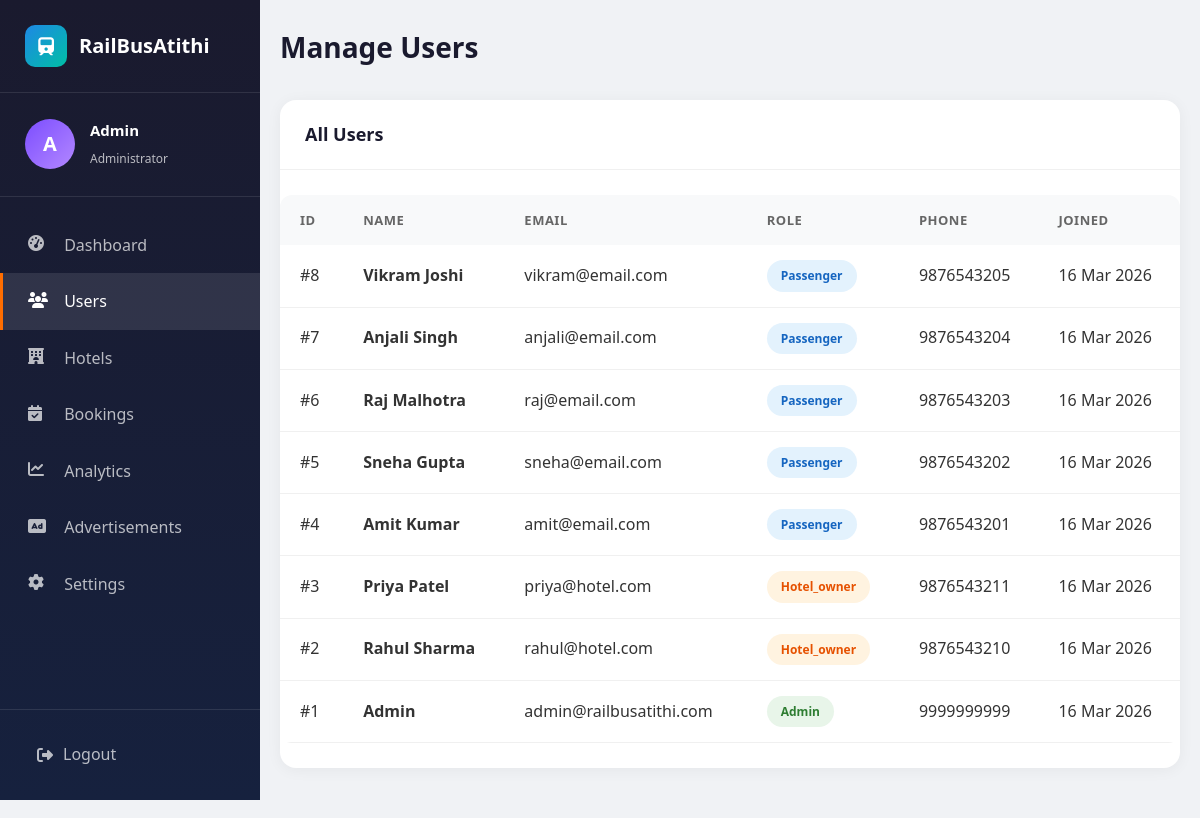
The app's page /admin/users (signed in) with its own data.
### app.py (models this page shows)
class User(db.Model):
    id = db.Column(db.Integer, primary_key=True)
    name = db.Column(db.String(100), nullable=False)
    email = db.Column(db.String(120), unique=True, nullable=False)
    password = db.Column(db.String(200), nullable=False)
    role = db.Column(db.String(20), nullable=False)  # passenger, hotel_owner, admin
    phone = db.Column(db.String(20))
    city = db.Column(db.String(100))
    location = db.Column(db.String(200))
    created_at = db.Column(db.DateTime, default=datetime.utcnow)
    reset_token = db.Column(db.String(200), nullable=True)
    bookings = db.relationship('Booking', backref='user', lazy=True)
    hotels = db.relationship('Hotel', backref='owner', lazy=True)

### app.py (the view)
@app.route('/admin/users')
def manage_users():
    if session.get('user_role') != 'admin':
        return redirect(url_for('login'))
    user = User.query.get(session['user_id'])
    users = User.query.order_by(User.created_at.desc()).all()
    return render_template('admin_users.html', users=users, user=user)

### templates/admin_users.html (shortened to what this page needs)
<!DOCTYPE html>
<html lang="en">
<head>
    <link rel="stylesheet" href="{{ url_for('static', filename='css/style.css') }}">
    <link rel="stylesheet" href="{{ url_for('static', filename='css/dashboard.css') }}">
    <link rel="stylesheet" href="https://cdnjs.cloudflare.com/ajax/libs/font-awesome/6.4.0/css/all.min.css">
</head>
<body class="dashboard-body">
    <div class="dashboard-wrapper">
        <aside class="sidebar">
            <div class="sidebar-header">
                <a href="/" class="sidebar-logo">
                    <div class="sidebar-logo-icon"><i class="fas fa-train"></i></div>
                    RailBusAtithi
                </a>
            </div>
            <div class="sidebar-user">
                <div class="user-avatar" style="background: linear-gradient(135deg, #7C4DFF 0%, #B388FF 100%);">{{ user.name[0] }}</div>
                <div class="user-info"><h4>{{ user.name }}</h4><span>Administrator</span></div>
            </div>
            <nav class="sidebar-menu">
                <a href="{{ url_for('admin_dashboard') }}" class="menu-item">
                    <i class="fas fa-tachometer-alt"></i>
                    <span>Dashboard</span>
                </a>
                <a href="{{ url_for('manage_users') }}" class="menu-item active">
                    <i class="fas fa-users"></i>
                    <span>Users</span>
                </a>
                <a href="{{ url_for('manage_hotels') }}" class="menu-item">
                    <i class="fas fa-hotel"></i>
                    <span>Hotels</span>
                </a>
                <a href="{{ url_for('manage_bookings') }}" class="menu-item">
                    <i class="fas fa-calendar-check"></i>
                    <span>Bookings</span>
                </a>
                <a href="{{ url_for('analytics') }}" class="menu-item">
                    <i class="fas fa-chart-line"></i>
                    <span>Analytics</span>
                </a>
                <a href="{{ url_for('admin_ads') }}" class="menu-item">
                    <i class="fas fa-ad"></i>
                    <span>Advertisements</span>
                </a>
                <a href="{{ url_for('admin_settings') }}" class="menu-item">
                    <i class="fas fa-cog"></i>
                    <span>Settings</span>
                </a>
            </nav>
            <div class="sidebar-footer">
                <a href="{{ url_for('logout') }}" class="logout-btn">
                    <i class="fas fa-sign-out-alt"></i>
                    <span>Logout</span>
                </a>
            </div>
        </aside>
        <main class="main-content">
            <div class="dashboard-header">
                <h1 class="page-title">Manage Users</h1>
            </div>
            <div class="card">
                <div class="card-header">
                    <h3 class="card-title">All Users</h3>
                </div>
                <div class="card-body">
                    <div class="table-container">
                        <table>
                            <thead>
                                <tr>
                                    <th>ID</th>
                                    <th>Name</th>
                                    <th>Email</th>
                                    <th>Role</th>
                                    <th>Phone</th>
                                    <th>Joined</th>
                                </tr>
                            </thead>
                            <tbody>
                                {% for u in users %}
                                <tr>
                                    <td>#{{ u.id }}</td>
                                    <td><strong>{{ u.name }}</strong></td>
                                    <td>{{ u.email }}</td>
                                    <td>
                                        <span class="status-badge {{ 'confirmed' if u.role == 'admin' else ('pending' if u.role == 'hotel_owner' else 'completed') }}">
                                            {{ u.role }}
                                        </span>
                                    </td>
                                    <td>{{ u.phone or '-' }}</td>
                                    <td>{{ u.created_at.strftime('%d %b %Y') }}</td>
                                </tr>
                                {% endfor %}
                            </tbody>
                        </table>
                    </div>
                </div>
            </div>
        </main>
    </div>
</body>
</html>

### static/css/style.css (style rules this page uses)
:root { --primary: #1E88E5; --primary-dark: #1565C0; --primary-light: #42A5F5; --secondary: #FF6D00; --secondary-dark: #E65100; --accent: #00BFA5; --accent-dark: #00897B; --background: #F5F7FA; --white: #FFFFFF; --text-dark: #333333; --text-light: #666666; --text-muted: #999999; --border: #E0E0E0; --shadow: 0 4px 20px rgba(0, 0, 0, 0.1); --shadow-hover: 0 8px 30px rgba(0, 0, 0, 0.15); --gradient-primary: linear-gradient(135deg, #1E88E5 0%, #1565C0 100%); --gradient-secondary: linear-gradient(135deg, #FF6D00 0%, #E65100 100%); --gradient-hero: linear-gradient(135deg, rgba(30, 136, 229, 0.9) 0%, rgba(21, 101, 192, 0.8) 100%); --border-radius: 12px; --border-radius-sm: 8px; --transition: all 0.3s ease; }
* { margin: 0; padding: 0; box-sizing: border-box; }
body { font-family: 'Segoe UI', Tahoma, Geneva, Verdana, sans-serif; background-color: var(--background); color: var(--text-dark); line-height: 1.6; overflow-x: hidden; }
a { text-decoration: none; color: inherit; transition: var(--transition); }

### records on screen
User: name "A", name "Admin", id "1", email "admin@railbusatithi.com", role "Admin", phone "9999999999", created_at "16 Mar 2026"
User: id "8", name "Vikram Joshi", email "vikram@email.com", role "Passenger", phone "9876543205", created_at "16 Mar 2026"
User: id "7", name "Anjali Singh", email "anjali@email.com", role "Passenger", phone "9876543204", created_at "16 Mar 2026"
User: id "6", name "Raj Malhotra", email "raj@email.com", role "Passenger", phone "9876543203", created_at "16 Mar 2026"
User: id "5", name "Sneha Gupta", email "sneha@email.com", role "Passenger", phone "9876543202", created_at "16 Mar 2026"
User: id "4", name "Amit Kumar", email "amit@email.com", role "Passenger", phone "9876543201", created_at "16 Mar 2026"
User: id "3", name "Priya Patel", email "priya@hotel.com", role "Hotel_owner", phone "9876543211", created_at "16 Mar 2026"
User: id "2", name "Rahul Sharma", email "rahul@hotel.com", role "Hotel_owner", phone "9876543210", created_at "16 Mar 2026"
